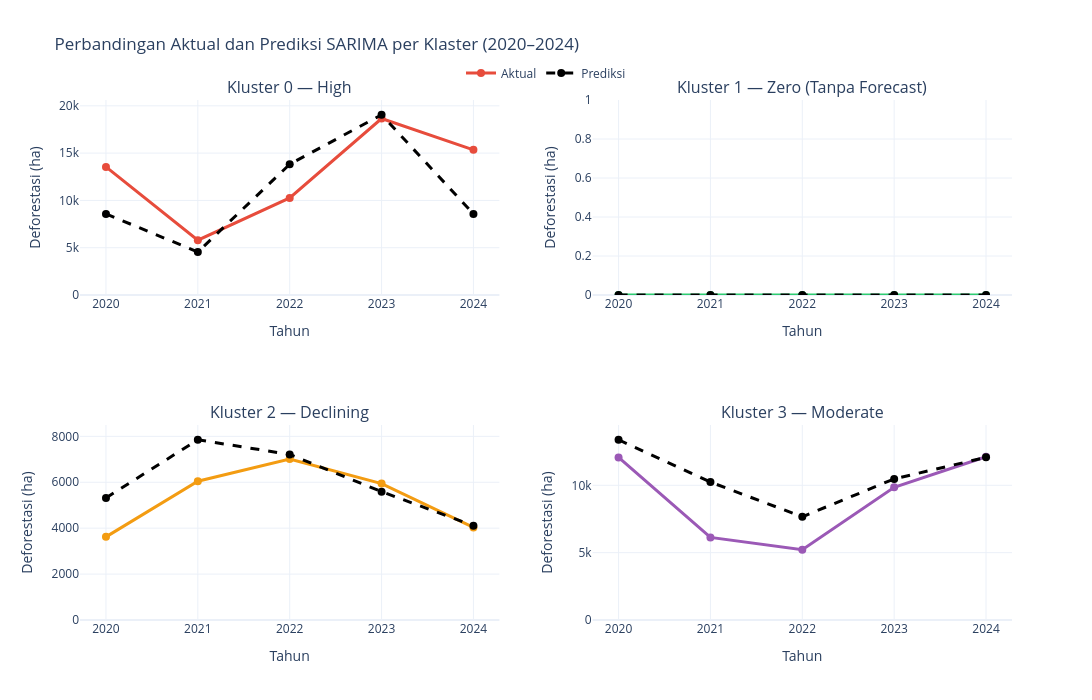

Notebook code for this chart:
### Code cell
from plotly.subplots import make_subplots
import plotly.graph_objects as go

fig = make_subplots(
    rows=2,
    cols=2,
    subplot_titles=[
        f"Kluster {c} — {d['nama']}" +
        (" (Tanpa Forecast)" if d['nama']=="Zero" else "")
        for c, d in cluster_series.items()
    ]
)

positions = [(1,1),(1,2),(2,1),(2,2)]

for idx, (c, data) in enumerate(cluster_series.items()):

    row, col = positions[idx]

    aktual = data['test']
    pred   = forecast_results[c]['pred_test']

    # Data aktual
    fig.add_trace(
        go.Scatter(
            x=test_years,
            y=aktual,
            mode='lines+markers',
            name='Aktual',
            line=dict(color=colors[c % len(colors)], width=3),
            marker=dict(size=8),
            showlegend=(idx==0)
        ),
        row=row,
        col=col
    )

    # Prediksi
    fig.add_trace(
        go.Scatter(
            x=test_years,
            y=pred,
            mode='lines+markers',
            name='Prediksi',
            line=dict(color='black', dash='dash', width=3),
            marker=dict(size=8),
            showlegend=(idx==0)
        ),
        row=row,
        col=col
    )

fig.update_layout(
    title='Perbandingan Aktual dan Prediksi SARIMA per Klaster (2020–2024)',
    template='plotly_white',
    height=700,
    width=1100,
    legend=dict(
        orientation='h',
        y=1.08,
        x=0.5,
        xanchor='center'
    )
)

fig.update_xaxes(
    title_text='Tahun',
    tickmode='linear',
    dtick=1
)

fig.update_yaxes(
    title_text='Deforestasi (ha)',
    rangemode='tozero'
)

fig.show()

### Figure 1 — Plotly figure (JSON) as saved in the notebook; plotly's stock layout.template omitted (floating-point values rounded to 4 significant figures)
{"data": [{"line": {"color": "#e74c3c", "width": 3}, "marker": {"size": 8}, "mode": "lines+markers", "name": "Aktual", "showlegend": true, "type": "scatter", "x": [2020, 2021, 2022, 2023, 2024], "xaxis": "x", "y": [13550.0, 5797.0, 10260.0, 18660.0, 15350.0], "yaxis": "y"}, {"line": {"color": "black", "dash": "dash", "width": 3}, "marker": {"size": 8}, "mode": "lines+markers", "name": "Prediksi", "showlegend": true, "type": "scatter", "x": [2020, 2021, 2022, 2023, 2024], "xaxis": "x", "y": [8573.0, 4550.0, 13820.0, 19060.0, 8573.0], "yaxis": "y"}, {"line": {"color": "#2ecc71", "width": 3}, "marker": {"size": 8}, "mode": "lines+markers", "name": "Aktual", "showlegend": false, "type": "scatter", "x": [2020, 2021, 2022, 2023, 2024], "xaxis": "x2", "y": [0.0, 0.0, 0.0, 0.0, 0.0], "yaxis": "y2"}, {"line": {"color": "black", "dash": "dash", "width": 3}, "marker": {"size": 8}, "mode": "lines+markers", "name": "Prediksi", "showlegend": false, "type": "scatter", "x": [2020, 2021, 2022, 2023, 2024], "xaxis": "x2", "y": [0.0, 0.0, 0.0, 0.0, 0.0], "yaxis": "y2"}, {"line": {"color": "#f39c12", "width": 3}, "marker": {"size": 8}, "mode": "lines+markers", "name": "Aktual", "showlegend": false, "type": "scatter", "x": [2020, 2021, 2022, 2023, 2024], "xaxis": "x3", "y": [3621.0, 6044.0, 7013.0, 5942.0, 4032.0], "yaxis": "y3"}, {"line": {"color": "black", "dash": "dash", "width": 3}, "marker": {"size": 8}, "mode": "lines+markers", "name": "Prediksi", "showlegend": false, "type": "scatter", "x": [2020, 2021, 2022, 2023, 2024], "xaxis": "x3", "y": [5317.0, 7851.0, 7210.0, 5590.0, 4109.0], "yaxis": "y3"}, {"line": {"color": "#9b59b6", "width": 3}, "marker": {"size": 8}, "mode": "lines+markers", "name": "Aktual", "showlegend": false, "type": "scatter", "x": [2020, 2021, 2022, 2023, 2024], "xaxis": "x4", "y": [12070.0, 6133.0, 5219.0, 9848.0, 12120.0], "yaxis": "y4"}, {"line": {"color": "black", "dash": "dash", "width": 3}, "marker": {"size": 8}, "mode": "lines+markers", "name": "Prediksi", "showlegend": false, "type": "scatter", "x": [2020, 2021, 2022, 2023, 2024], "xaxis": "x4", "y": [13380.0, 10240.0, 7665.0, 10480.0, 12070.0], "yaxis": "y4"}], "layout": {"annotations": [{"font": {"size": 16}, "showarrow": false, "text": "Kluster 0 — High", "x": 0.225, "xanchor": "center", "xref": "paper", "y": 1, "yanchor": "bottom", "yref": "paper"}, {"font": {"size": 16}, "showarrow": false, "text": "Kluster 1 — Zero (Tanpa Forecast)", "x": 0.775, "xanchor": "center", "xref": "paper", "y": 1, "yanchor": "bottom", "yref": "paper"}, {"font": {"size": 16}, "showarrow": false, "text": "Kluster 2 — Declining", "x": 0.225, "xanchor": "center", "xref": "paper", "y": 0.375, "yanchor": "bottom", "yref": "paper"}, {"font": {"size": 16}, "showarrow": false, "text": "Kluster 3 — Moderate", "x": 0.775, "xanchor": "center", "xref": "paper", "y": 0.375, "yanchor": "bottom", "yref": "paper"}], "height": 700, "legend": {"orientation": "h", "x": 0.5, "xanchor": "center", "y": 1.08}, "title": {"text": "Perbandingan Aktual dan Prediksi SARIMA per Klaster (2020–2024)"}, "width": 1100, "xaxis": {"anchor": "y", "domain": [0, 0.45], "dtick": 1, "tickmode": "linear", "title": {"text": "Tahun"}}, "xaxis2": {"anchor": "y2", "domain": [0.55, 1], "dtick": 1, "tickmode": "linear", "title": {"text": "Tahun"}}, "xaxis3": {"anchor": "y3", "domain": [0, 0.45], "dtick": 1, "tickmode": "linear", "title": {"text": "Tahun"}}, "xaxis4": {"anchor": "y4", "domain": [0.55, 1], "dtick": 1, "tickmode": "linear", "title": {"text": "Tahun"}}, "yaxis": {"anchor": "x", "domain": [0.625, 1], "rangemode": "tozero", "title": {"text": "Deforestasi (ha)"}}, "yaxis2": {"anchor": "x2", "domain": [0.625, 1], "rangemode": "tozero", "title": {"text": "Deforestasi (ha)"}}, "yaxis3": {"anchor": "x3", "domain": [0, 0.375], "rangemode": "tozero", "title": {"text": "Deforestasi (ha)"}}, "yaxis4": {"anchor": "x4", "domain": [0, 0.375], "rangemode": "tozero", "title": {"text": "Deforestasi (ha)"}}}}
